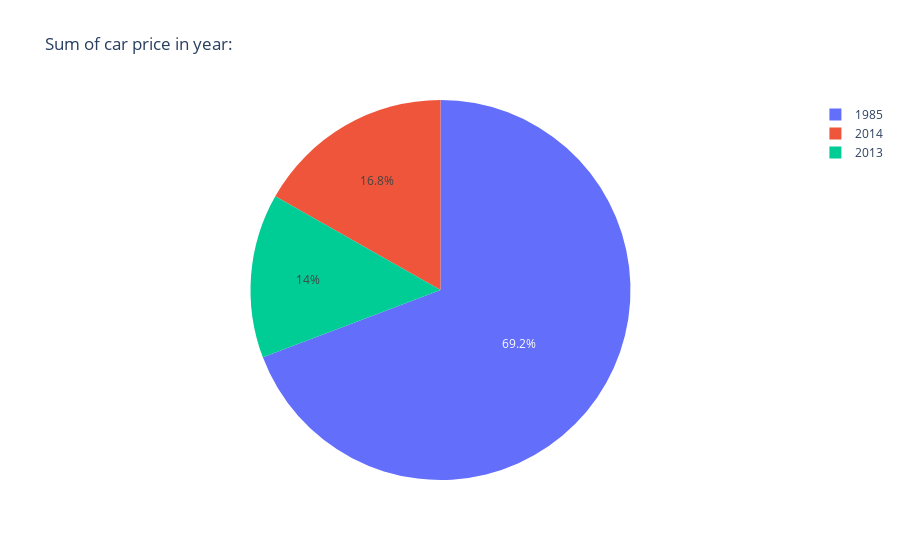

The code cell stored with this chart in its notebook:
### Code cell
model_one='Ambassador'
new_data=df3.groupby(['model','registration_year'])['price'].sum().reset_index()
kd=new_data[(new_data['model']== model_one)]
kd
fig=px.pie(kd,  kd['registration_year'], kd['price'],title="Sum of car price in year:")
fig.show()

### Figure 1 — Plotly figure (JSON) as saved in the notebook; plotly's stock layout.template omitted (floating-point values rounded to 4 significant figures)
{"data": [{"domain": {"x": [0, 1], "y": [0, 1]}, "hovertemplate": "registration_year=%{label}<br>price=%{value}<extra></extra>", "labels": [1985, 2013, 2014], "legendgroup": "", "name": "", "showlegend": true, "type": "pie", "values": [495000, 100000, 120000]}], "layout": {"legend": {"tracegroupgap": 0}, "title": {"text": "Sum of car price in year:"}}}
